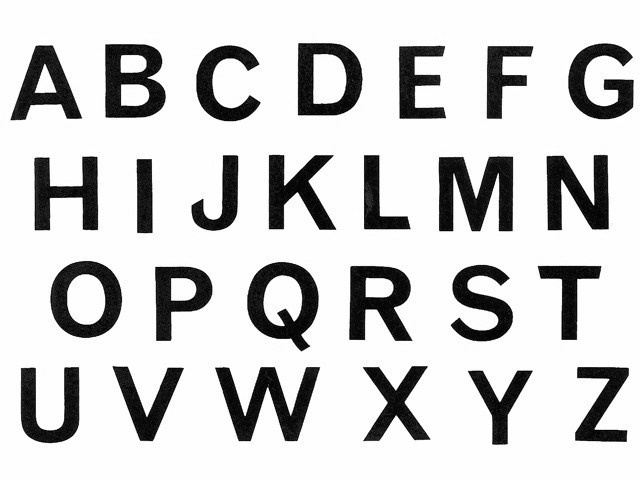
#> input picture ocr-python/1.jpg, 640 x 480 px, given in place of the camera
$ python meanshift.py
#> lines starting #> are read from the running program, lines starting #| are printed output that depends on the picture
import numpy as np
import cv2 as cv
#cap = cv.VideoCapture('slow.flv')
cap = cv.VideoCapture(0)
# take first frame of the video
ret,frame = cap.read()
#> frame is the input picture: shape (480, 640, 3); min 0, max 255, mean 205.7
# setup initial location of window
#r,h,c,w = 250,90,400,125  # simply hardcoded the values
r,h,c,w = 250,140,250,230  # simply hardcoded the values
track_window = (c,r,w,h)
# set up the ROI for tracking
roi = frame[r:r+h, c:c+w]
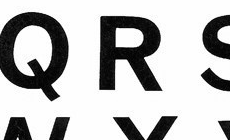
#> roi: shape (140, 230, 3); min 0, max 255, mean 187.5
hsv_roi =  cv.cvtColor(roi, cv.COLOR_BGR2HSV)
#> hsv_roi: shape (140, 230, 3); mean H, S, V 0, 0, 187.5
#mask = cv.inRange(hsv_roi, np.array((0., 60.,32.)), np.array((180.,255.,255.)))
mask = cv.inRange(hsv_roi, np.array((35., 30.,13.)), np.array((110.,100.,100.)))
#> mask: shape (140, 230); every value is 0
roi_hist = cv.calcHist([hsv_roi],[0],mask,[180],[0,180])
#> roi_hist = 180 values from 0 to 0
cv.normalize(roi_hist,roi_hist,0,255,cv.NORM_MINMAX)
# Setup the termination criteria, either 10 iteration or move by atleast 1 pt
term_crit = ( cv.TERM_CRITERIA_EPS | cv.TERM_CRITERIA_COUNT, 10, 1 )
while(1):
    ret ,frame = cap.read()
    if ret == True:
        hsv = cv.cvtColor(frame, cv.COLOR_BGR2HSV)
#> hsv: shape (480, 640, 3); mean H, S, V 0, 0, 205.7
        dst = cv.calcBackProject([hsv],[0],roi_hist,[0,180],1)
#> dst: shape (480, 640); every value is 0
        # apply meanshift to get the new location
        ret, track_window = cv.meanShift(dst, track_window, term_crit)
#> ret = 0; track_window = (250, 250, 230, 140)
        # Draw it on image
        x,y,w,h = track_window
#> x = 250; y = 250; w = 230; h = 140
        img2 = cv.rectangle(frame, (x,y), (x+w,y+h), 255,2)
        cv.imshow('img2',img2)
        k = cv.waitKey(60)
#> (key q is pressed here)
        if k == 27 or k == ord('q'):
            break
        #else:
        #
        #   cv.imwrite(chr(k)+".jpg",img2)
    else:
        break
cv.destroyAllWindows()
cap.release()

$ run again, on ocr-python/2.jpg
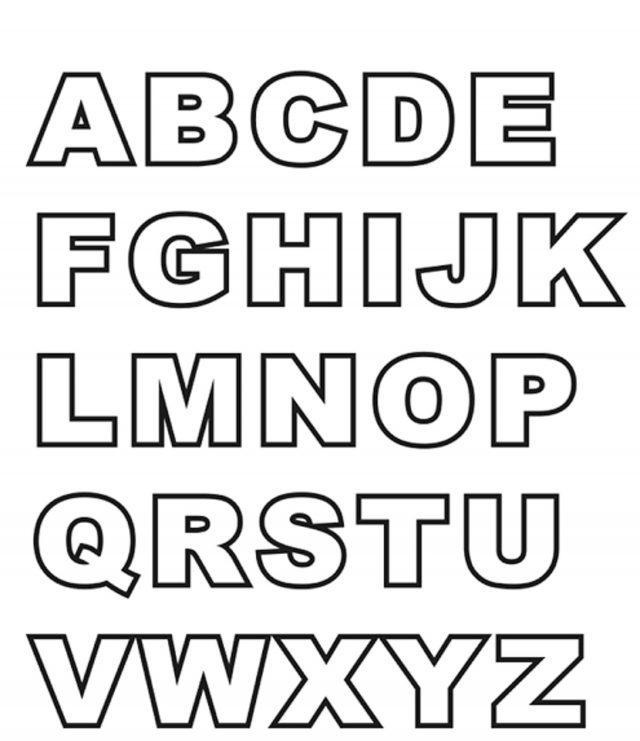
#> input picture ocr-python/2.jpg, 640 x 741 px, given in place of the camera
#> frame is the input picture: shape (741, 640, 3); min 0, max 255, mean 224.5
#> `roi = frame[r:r+h, c:c+w]`:
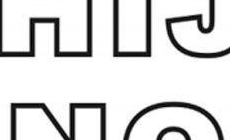
#> roi: shape (140, 230, 3); min 0, max 255, mean 219
#> hsv_roi: shape (140, 230, 3); mean H, S, V 0, 0, 219
#> mask: shape (140, 230); every value is 0
#> roi_hist = 180 values from 0 to 0
#> hsv: shape (741, 640, 3); mean H, S, V 0, 0, 224.5
#> dst: shape (741, 640); every value is 0
#> ret = 0; track_window = (250, 250, 230, 140)
#> x = 250; w = 230; h = 140
